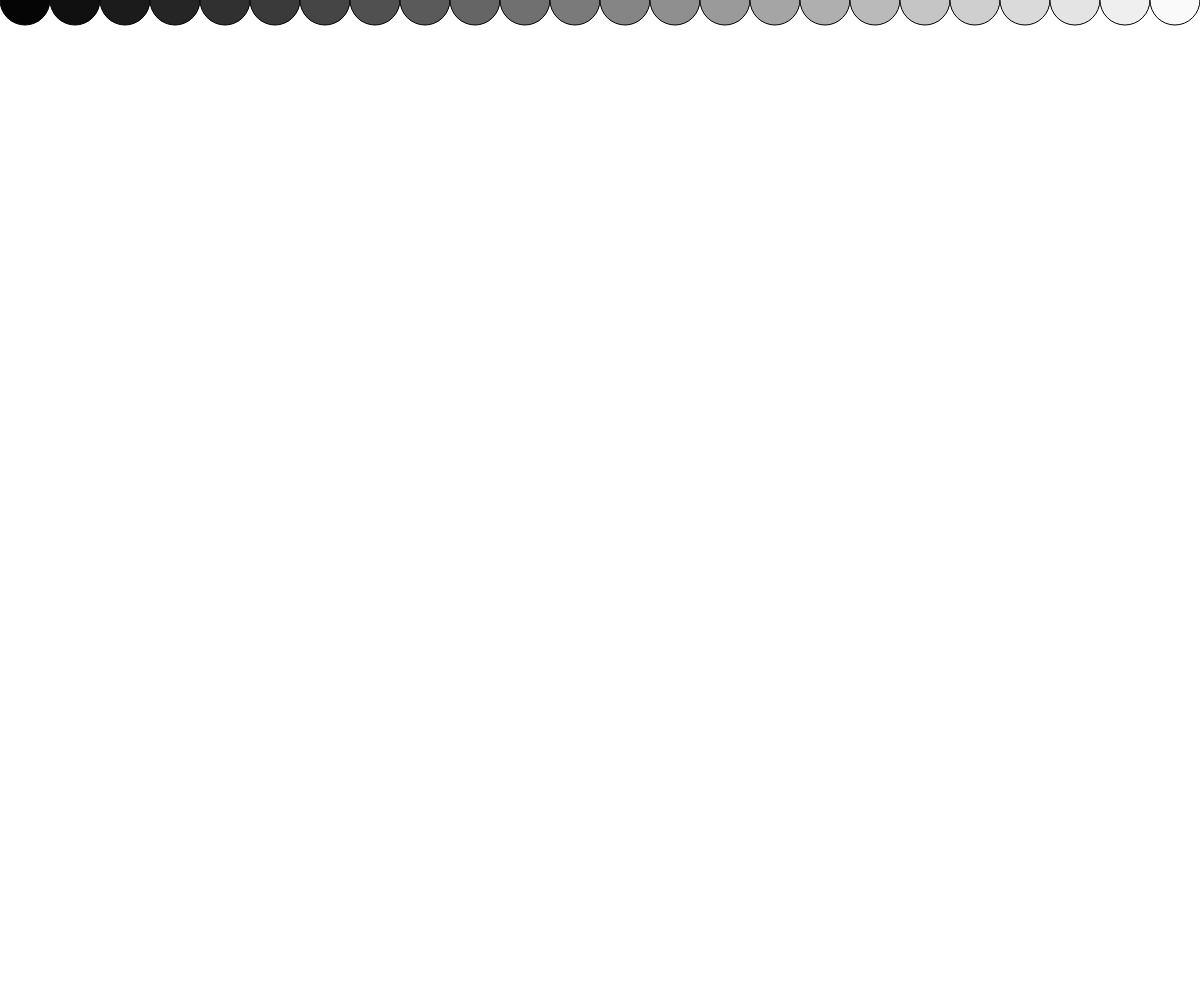
Frame 1 (no input)
Frame 60 (no input): identical to frame 1, image omitted
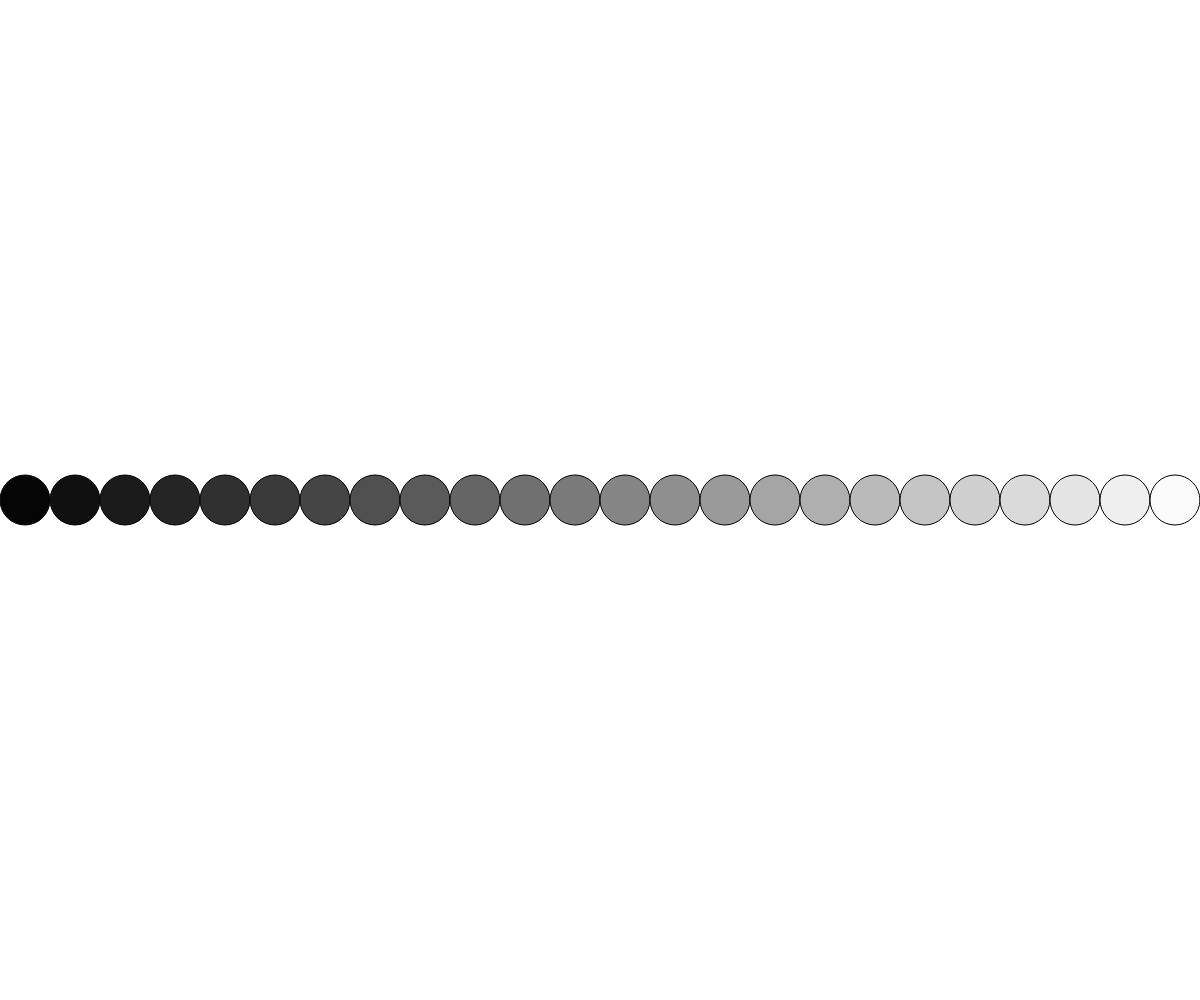
Frame 120 (the mouse pressed at the canvas centre since frame 60)

The p5.js sketch that drew these frames (run headless with seeded random() and noise() and a simulated clock; from frame 60 on, the mouse is pressed at the canvas centre):

// p5.js sketch
// ── sketch.js
function setup() {
	createCanvas(windowWidth, windowHeight);
	

}

function draw() {
	
	background(255);

	var circleSize = 50;

	for(var x = circleSize/2; x< width; x += circleSize){

		var myFill = map(x,0, width, 0, 255);
		fill(myFill);

		ellipse(x, mouseY, circleSize, circleSize);

	}

}
